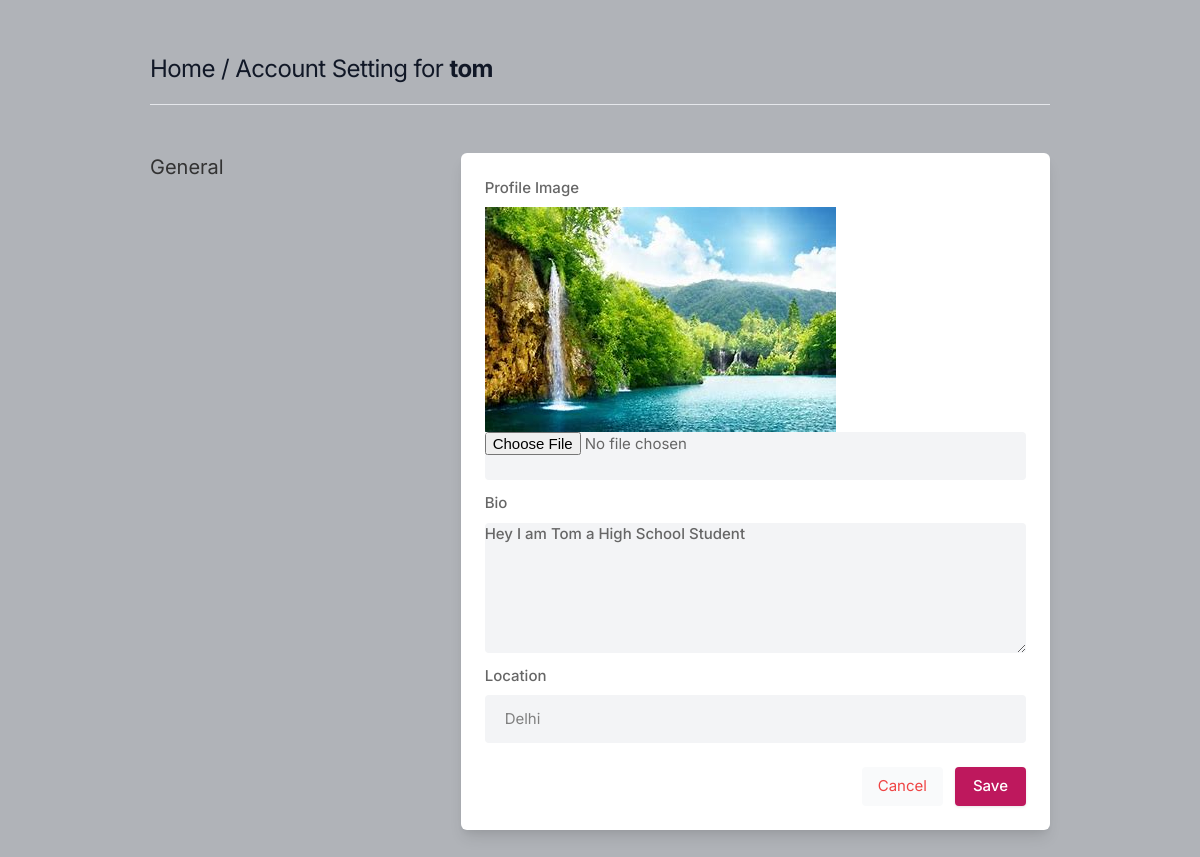
The app's page /settings/ (signed in) with its own data.
### core/models.py (models this page shows, shortened)
class Profile(models.Model):
    user = models.ForeignKey(User, on_delete=models.CASCADE)
    id_user = models.IntegerField()
    bio = models.TextField(blank=True)
    profileimg = models.ImageField(
        upload_to="profile_images", default="blank-profile-picture.png"
    )
    location = models.CharField(max_length=100, blank=True)

### core/views.py (the view, shortened to what this page needs)
# urls.py: path('settings/', views.settings, name='settings'),
@login_required(login_url='signin')
def settings(request):
    user_profile=Profile.objects.get(user=request.user)
    return render(request,'setting.html',{'user_profile':user_profile})

### templates/setting.html (shortened to what this page needs)
{% load static %}
<!DOCTYPE html>
<html lang="en">
<head>
    <link rel="stylesheet" href="{% static 'assets/css/icons.css' %}">
    <link rel="stylesheet" href="{% static 'assets/css/uikit.css' %}">
    <link rel="stylesheet" href="{% static 'assets/css/style.css' %}">
    <link rel="stylesheet" href="{% static 'assets/css/tailwind.css' %}">
</head>
<body>
    <div class="container m-auto">
        <h1 class="text-2xl leading-none text-gray-900 tracking-tight mt-3"><a href="/">Home</a> / Account Setting for
            <b>{{user.username}}</b>
        </h1>
        <br>
        <hr>
        <div class="grid lg:grid-cols-3 mt-12 gap-8">
            <div>
                <h3 class="text-xl mb-2"> General</h3>
            </div>
            <div class="bg-white rounded-md lg:shadow-lg shadow col-span-2">
                <form action="" method="POST" enctype="multipart/form-data">
                    <div class="grid grid-cols-2 gap-3 lg:p-6 p-4">
                        <div class="col-span-2">
                            <label for=""> Profile Image</label>
                            <img src="{{user_profile.profileimg.url}}">
                            <input type="file" name="image" value="" class="shadow-none bg-gray-100">
                        </div>
                        <div class="col-span-2">
                            <label for="about">Bio</label>
                            <textarea id="about" name="bio" rows="3"
                                class="shadow-none bg-gray-100">{{user_profile.bio}}</textarea>
                        </div>
                        <div class="col-span-2">
                            <label for=""> Location</label>
                            <input type="text" name="location" value="{{user_profile.location}}"
                                class="shadow-none bg-gray-100">
                        </div>
                    </div>
                    <div class="bg-gray-10 p-6 pt-0 flex justify-end space-x-3">
                        <button class="p-2 px-4 rounded bg-gray-50 text-red-500"><a href="/">Cancel</a></button>
                        <button type="submit" class="button bg-blue-700"> Save </button>
                    </div>
                </form>
            </div>
            <br>
        </div>
    </div>
</body>
</html>

### static/assets/css/style.css (style rules this page uses)
body { background-color: #B0B3B8!important; }
button { vertical-align: middle; }
span.button, button.button { background-color: #be185d; top: 0; color: #fff; position: relative; padding: 8px 18px; line-height: 22px; position: relative; font-weight: 500; font-size: 15px; display: inline-block; -webkit-transition: all 0.2s ease-in-out; transition: all 0.2s ease-in-out; cursor: pointer; overflow: hidden; border: none; border-radius: 4px; -webkit-box-shadow: 0 1px 3px rgba(0, 0, 0, 0.1); box-shadow: 0 1px 3px rgba(0, 0, 0, 0.1); }
input { height: 48px; line-height: 48px; padding: 0 20px; outline: none; font-size: 15px; color: #808080; max-width: 100%; width: 100%; -webkit-box-sizing: border-box; box-sizing: border-box; display: block; font-weight: 400; opacity: 1; border-radius: 4px; border: none; -webkit-box-shadow: 0 1px 4px 0px rgba(0, 0, 0, 0.12); box-shadow: 0 1px 4px 0px rgba(0, 0, 0, 0.12); }
input[type="text"], input[type="password"], input[type="email"], input[type="number"] { height: 48px; line-height: 48px; padding: 0 20px; outline: none; font-size: 15px; color: #808080; max-width: 100%; width: 100%; -webkit-box-sizing: border-box; box-sizing: border-box; display: block; font-weight: 400; opacity: 1; border-radius: 4px; border: none; -webkit-box-shadow: 0 1px 4px 0px rgba(0, 0, 0, 0.12); box-shadow: 0 1px 4px 0px rgba(0, 0, 0, 0.12); }
textarea { height: 48px; line-height: 48px; padding: 0 20px; outline: none; font-size: 15px; color: #808080; margin: 0 0 16px 0; max-width: 100%; width: 100%; -webkit-box-sizing: border-box; box-sizing: border-box; display: block; background-color: #fff; font-weight: 500; opacity: 1; border-radius: 4px; border: none; -webkit-box-shadow: 0 1px 4px 0px rgba(0, 0, 0, 0.12); box-shadow: 0 1px 4px 0px rgba(0, 0, 0, 0.12); }
input { -webkit-transition: all 0.1s ease-in-out; transition: all 0.1s ease-in-out; }
::placeholder { color: #808080; opacity: 1; }
textarea { height: auto; line-height: 27px; padding: 20px; min-height: 130px; -webkit-transition: none !important; transition: none !important; min-width: 100%; }
label, legend { display: block; font-weight: bold; font-size: 15px; font-weight: 500; margin-bottom: 8px; }
button { border: none; margin: 0; padding: 0; width: auto; overflow: visible; background: transparent; color: inherit; font: inherit; line-height: normal; cursor: pointer; }
a { color: #be185d; -webkit-transition: 0.3s; transition: 0.3s; outline: none !important; }
button { outline: none !important; }
img { max-width: 100%; }
body { color: #666; font-size: 15px; line-height: 27px; background-color: #f0f2f5; font-family: "Inter", sans-serif; text-transform: none; }
h1, h2, h3, h4, h5, h6 { font-family: "Inter", sans-serif; text-transform: none; }
input[type="text"], input[type="password"], input[type="email"] { font-family: "Inter", sans-serif; text-transform: none; }
textarea, select { font-family: "Inter", sans-serif; text-transform: none; }
button, body .pac-container { font-family: "Inter", sans-serif; text-transform: none; }
h1, h2, h3, h4, h5, h6 { color: #333; font-weight: 500; margin: 0; padding: 0; }
h1 { font-size: 32px; }
h3 { font-size: 22px; }
b, strong { font-weight: 700 !important; }
@media (min-width: 1024px) { .container { max-width: 900px !important; padding-top: 45px; } }
.shadow-none { -webkit-box-shadow: none !important; box-shadow: none !important; }

### records on screen
Profile: profileimg (picture), bio "Hey I am Tom a High School Student", location "Delhi"

### other values on screen
{{ user.username }} "tom"
